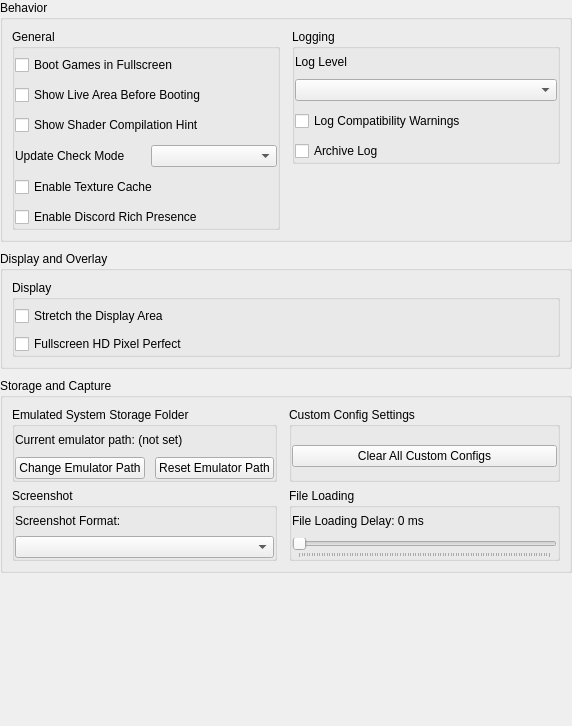
           <widget class="QWidget" name="emulator_scroll_contents">
            <property name="geometry">
             <rect>
              <x>0</x>
              <y>0</y>
              <width>572</width>
              <height>726</height>
             </rect>
            </property>
            <layout class="QVBoxLayout" name="emulator_tab_content_layout">
             <property name="spacing">
              <number>9</number>
             </property>
             <property name="leftMargin">
              <number>0</number>
             </property>
             <property name="topMargin">
              <number>0</number>
             </property>
             <property name="rightMargin">
              <number>0</number>
             </property>
             <property name="bottomMargin">
              <number>0</number>
             </property>
             <item>
              <widget class="QGroupBox" name="gb_emulator_behavior_section">
               <property name="title">
                <string>Behavior</string>
               </property>
               <layout class="QHBoxLayout" name="gb_emulator_behavior_section_layout">
                <property name="spacing">
                 <number>12</number>
                </property>
                <item alignment="Qt::AlignmentFlag::AlignTop">
                 <widget class="QGroupBox" name="gb_emu_general">
                  <property name="title">
                   <string>General</string>
                  </property>
                  <property name="flat">
                   <bool>true</bool>
                  </property>
                  <layout class="QVBoxLayout" name="gb_emu_general_layout">
                   <property name="spacing">
                    <number>10</number>
                   </property>
                   <property name="leftMargin">
                    <number>0</number>
                   </property>
                   <property name="topMargin">
                    <number>6</number>
                   </property>
                   <property name="rightMargin">
                    <number>0</number>
                   </property>
                   <property name="bottomMargin">
                    <number>0</number>
                   </property>
                   <item>
                    <widget class="QCheckBox" name="boot_apps_fullscreen">
                     <property name="text">
                      <string>Boot Games in Fullscreen</string>
                     </property>
                    </widget>
                   </item>
                   <item>
                    <widget class="QCheckBox" name="show_live_area_screen">
                     <property name="text">
                      <string>Show Live Area Before Booting</string>
                     </property>
                    </widget>
                   </item>
                   <item>
                    <widget class="QCheckBox" name="show_compile_shaders">
                     <property name="text">
                      <string>Show Shader Compilation Hint</string>
                     </property>
                    </widget>
                   </item>
                   <item>
                    <layout class="QHBoxLayout" name="check_for_updates_mode_layout">
                     <item>
                      <widget class="QLabel" name="label_check_for_updates_mode">
                       <property name="text">
                        <string>Update Check Mode</string>
                       </property>
                      </widget>
                     </item>
                     <item>
                      <widget class="QComboBox" name="check_for_updates_mode"/>
                     </item>
                    </layout>
                   </item>
                   <item>
                    <widget class="QCheckBox" name="texture_cache">
                     <property name="text">
                      <string>Enable Texture Cache</string>
                     </property>
                    </widget>
                   </item>
                   <item>
                    <widget class="QCheckBox" name="discord_rich_presence">
                     <property name="text">
                      <string>Enable Discord Rich Presence</string>
                     </property>
                    </widget>
                   </item>
                  </layout>
                 </widget>
                </item>
                <item alignment="Qt::AlignmentFlag::AlignTop">
                 <widget class="QGroupBox" name="gb_emu_logging">
                  <property name="title">
                   <string>Logging</string>
                  </property>
                  <property name="flat">
                   <bool>true</bool>
                  </property>
                  <layout class="QVBoxLayout" name="gb_emu_logging_layout">
                   <property name="spacing">
                    <number>10</number>
                   </property>
                   <property name="leftMargin">
                    <number>0</number>
                   </property>
                   <property name="topMargin">
                    <number>6</number>
                   </property>
                   <property name="rightMargin">
                    <number>0</number>
                   </property>
                   <property name="bottomMargin">
                    <number>0</number>
                   </property>
                   <item>
                    <widget class="QLabel" name="label_log_level">
                     <property name="text">
                      <string>Log Level</string>
                     </property>
                    </widget>
                   </item>
                   <item>
                    <widget class="QComboBox" name="log_level_box"/>
                   </item>
                   <item>
                    <widget class="QCheckBox" name="log_compat_warn">
                     <property name="text">
                      <string>Log Compatibility Warnings</string>
                     </property>
                    </widget>
                   </item>
                   <item>
                    <widget class="QCheckBox" name="archive_log">
                     <property name="text">
                      <string>Archive Log</string>
                     </property>
                    </widget>
                   </item>
                  </layout>
                 </widget>
                </item>
               </layout>
              </widget>
             </item>
             <item>
              <widget class="QGroupBox" name="gb_emulator_overlay_section">
               <property name="title">
                <string>Display and Overlay</string>
               </property>
               <layout class="QHBoxLayout" name="gb_emulator_overlay_section_layout">
                <property name="spacing">
                 <number>12</number>
                </property>
                <item alignment="Qt::AlignmentFlag::AlignTop">
                 <widget class="QGroupBox" name="gb_display">
                  <property name="title">
                   <string>Display</string>
                  </property>
                  <property name="flat">
                   <bool>true</bool>
                  </property>
                  <layout class="QVBoxLayout" name="gb_display_layout">
                   <property name="spacing">
                    <number>8</number>
                   </property>
                   <property name="leftMargin">
                    <number>0</number>
                   </property>
                   <property name="topMargin">
                    <number>6</number>
                   </property>
                   <property name="rightMargin">
                    <number>0</number>
                   </property>
                   <property name="bottomMargin">
                    <number>0</number>
                   </property>
                   <item>
                    <widget class="QCheckBox" name="stretch_the_display_area">
                     <property name="text">
                      <string>Stretch the Display Area</string>
                     </property>
                    </widget>
                   </item>
                   <item>
                    <widget class="QCheckBox" name="fullscreen_hd_res_pixel_perfect">
                     <property name="text">
                      <string>Fullscreen HD Pixel Perfect</string>
                     </property>
                    </widget>
                   </item>
                  </layout>
                 </widget>
                </item>
               </layout>
              </widget>
             </item>
             <item>
              <widget class="QGroupBox" name="gb_emulator_storage_section">
               <property name="title">
                <string>Storage and Capture</string>
               </property>
               <layout class="QGridLayout" name="gb_emulator_storage_section_layout">
                <property name="horizontalSpacing">
                 <number>12</number>
                </property>
                <property name="verticalSpacing">
                 <number>6</number>
                </property>
                <item row="0" column="0">
                 <widget class="QGroupBox" name="gb_storage">
                  <property name="title">
                   <string>Emulated System Storage Folder</string>
                  </property>
                  <property name="flat">
                   <bool>true</bool>
                  </property>
                  <layout class="QVBoxLayout" name="gb_storage_layout">
                   <property name="spacing">
                    <number>10</number>
                   </property>
                   <property name="leftMargin">
                    <number>0</number>
                   </property>
                   <property name="topMargin">
                    <number>6</number>
                   </property>
                   <property name="rightMargin">
                    <number>0</number>
                   </property>
                   <property name="bottomMargin">
                    <number>0</number>
                   </property>
                   <item>
                    <widget class="QLabel" name="current_emu_path">
                     <property name="text">
                      <string>Current emulator path: (not set)</string>
                     </property>
                     <property name="wordWrap">
                      <bool>true</bool>
                     </property>
                    </widget>
                   </item>
                   <item>
                    <layout class="QHBoxLayout" name="emu_path_buttons">
                     <item>
                      <widget class="QPushButton" name="change_emu_path">
                       <property name="text">
                        <string>Change Emulator Path</string>
                       </property>
                      </widget>
                     </item>
                     <item>
                      <widget class="QPushButton" name="reset_emu_path">
                       <property name="text">
                        <string>Reset Emulator Path</string>
                       </property>
                      </widget>
                     </item>
                    </layout>
                   </item>
                  </layout>
                 </widget>
                </item>
                <item row="0" column="1">
                 <widget class="QGroupBox" name="gb_custom_config">
                  <property name="title">
                   <string>Custom Config Settings</string>
                  </property>
                  <property name="flat">
                   <bool>true</bool>
                  </property>
                  <layout class="QVBoxLayout" name="gb_custom_config_layout">
                   <property name="leftMargin">
                    <number>0</number>
                   </property>
                   <property name="topMargin">
                    <number>6</number>
                   </property>
                   <property name="rightMargin">
                    <number>0</number>
                   </property>
                   <property name="bottomMargin">
                    <number>0</number>
                   </property>
                   <item>
                    <widget class="QPushButton" name="clear_custom_config">
                     <property name="text">
                      <string>Clear All Custom Configs</string>
                     </property>
                    </widget>
                   </item>
                  </layout>
                 </widget>
                </item>
                <item row="1" column="0">
                 <widget class="QGroupBox" name="gb_screenshot">
                  <property name="title">
                   <string>Screenshot</string>
                  </property>
                  <property name="flat">
                   <bool>true</bool>
                  </property>
                  <layout class="QVBoxLayout" name="gb_screenshot_layout">
                   <property name="spacing">
                    <number>8</number>
                   </property>
                   <property name="leftMargin">
                    <number>0</number>
                   </property>
                   <property name="topMargin">
                    <number>6</number>
                   </property>
                   <property name="rightMargin">
                    <number>0</number>
                   </property>
                   <property name="bottomMargin">
                    <number>0</number>
                   </property>
                   <item>
                    <widget class="QLabel" name="label_screenshot_format">
                     <property name="text">
                      <string>Screenshot Format:</string>
                     </property>
                    </widget>
                   </item>
                   <item>
                    <widget class="QComboBox" name="screenshot_format"/>
                   </item>
                  </layout>
                 </widget>
                </item>
                <item row="1" column="1">
                 <widget class="QGroupBox" name="gb_file_loading_delay">
                  <property name="title">
                   <string>File Loading</string>
                  </property>
                  <property name="flat">
                   <bool>true</bool>
                  </property>
                  <layout class="QVBoxLayout" name="gb_file_loading_delay_layout">
                   <property name="spacing">
                    <number>10</number>
                   </property>
                   <property name="leftMargin">
                    <number>0</number>
                   </property>
                   <property name="topMargin">
                    <number>6</number>
                   </property>
                   <property name="rightMargin">
                    <number>0</number>
                   </property>
                   <property name="bottomMargin">
                    <number>0</number>
                   </property>
                   <item>
                    <widget class="QLabel" name="file_loading_delay_label">
                     <property name="text">
                      <string>File Loading Delay: 0 ms</string>
                     </property>
                    </widget>
                   </item>
                   <item>
                    <widget class="QSlider" name="file_loading_delay">
                     <property name="orientation">
                      <enum>Qt::Orientation::Horizontal</enum>
                     </property>
                     <property name="tickPosition">
                      <enum>QSlider::TickPosition::TicksBelow</enum>
                     </property>
                    </widget>
                   </item>
                  </layout>
                 </widget>
                </item>
               </layout>
              </widget>
             </item>
             <item>
              <spacer name="emulator_tab_content_spacer">
               <property name="orientation">
                <enum>Qt::Orientation::Vertical</enum>
               </property>
               <property name="sizeHint" stdset="0">
                <size>
                 <width>20</width>
                 <height>40</height>
                </size>
               </property>
              </spacer>
             </item>
            </layout>
           </widget>
